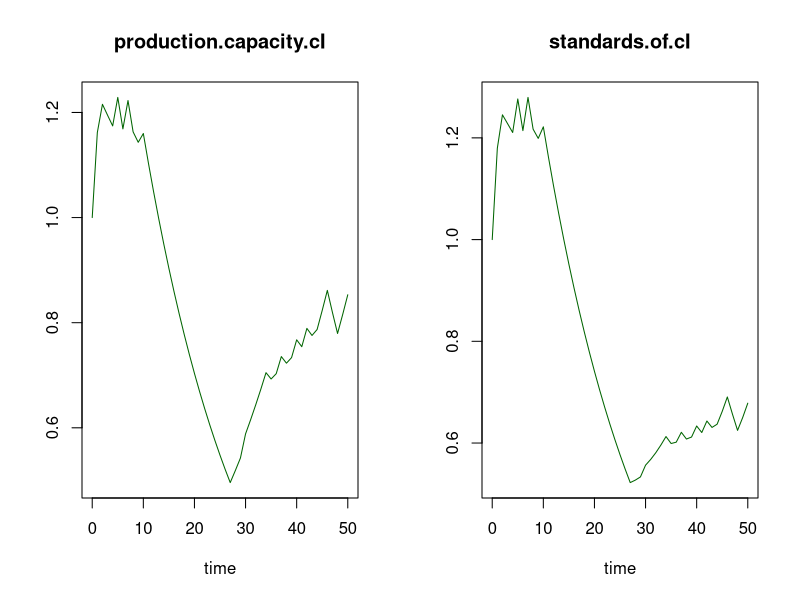
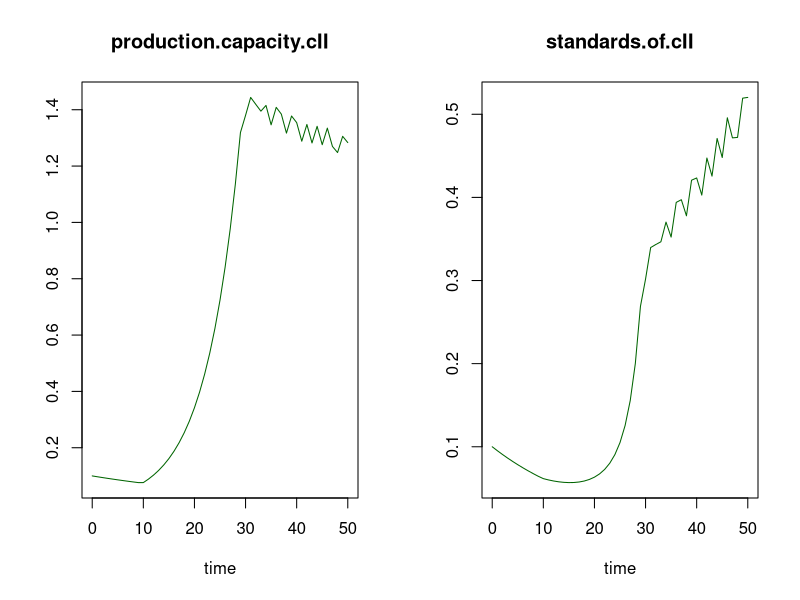
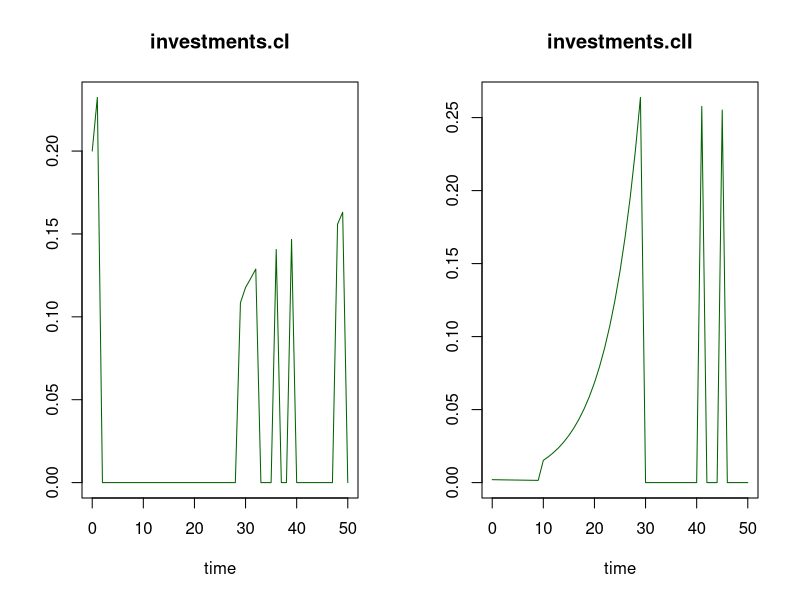
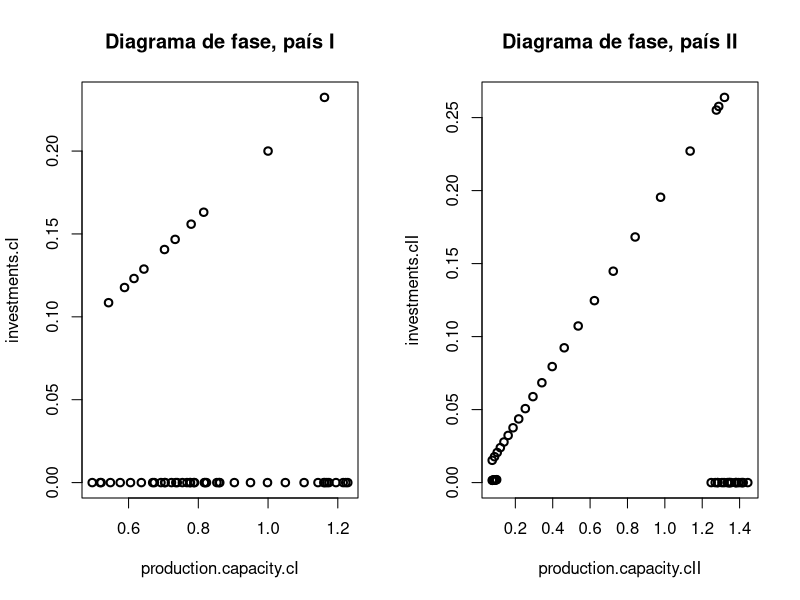
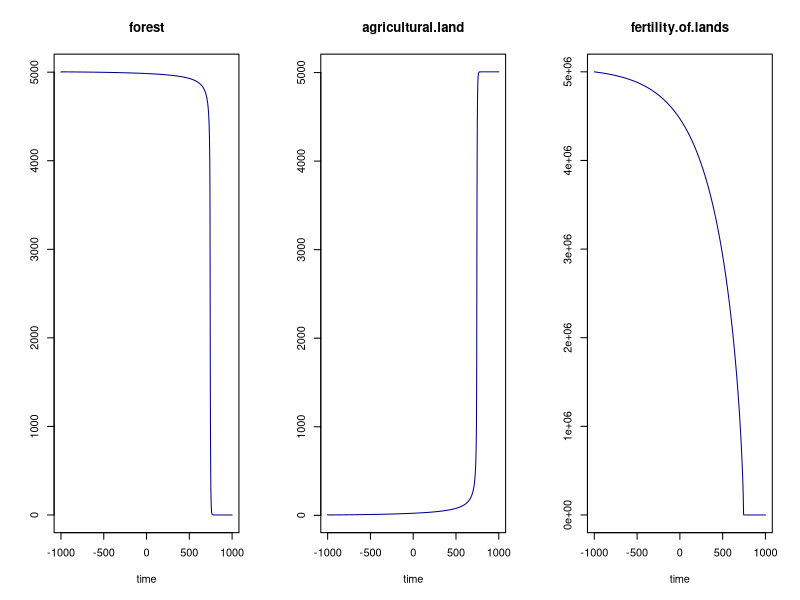
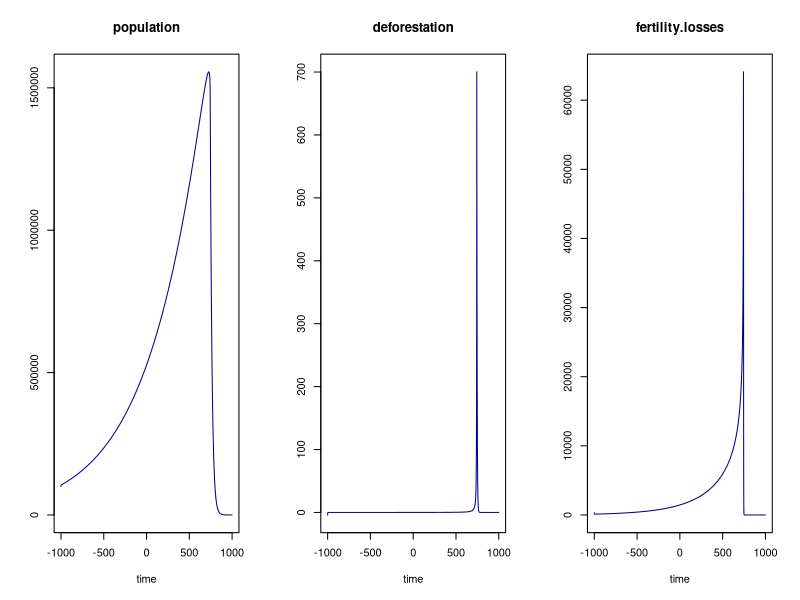
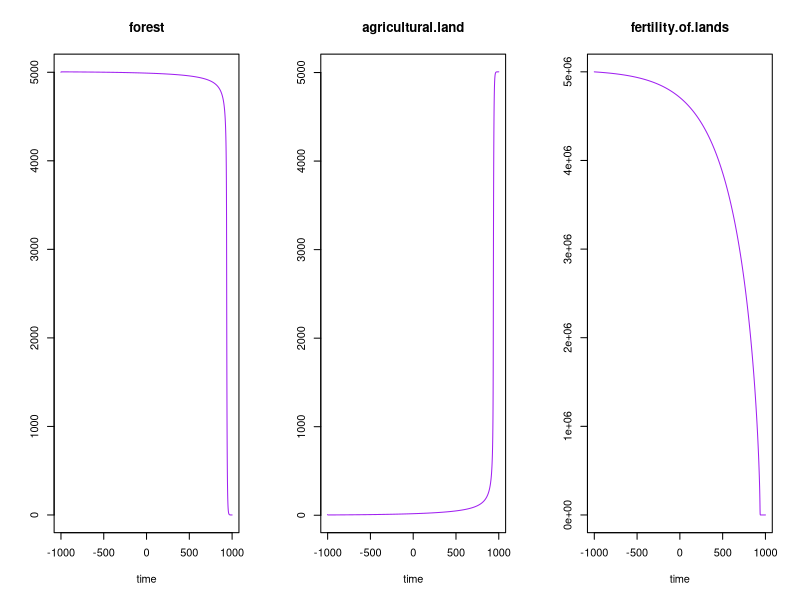
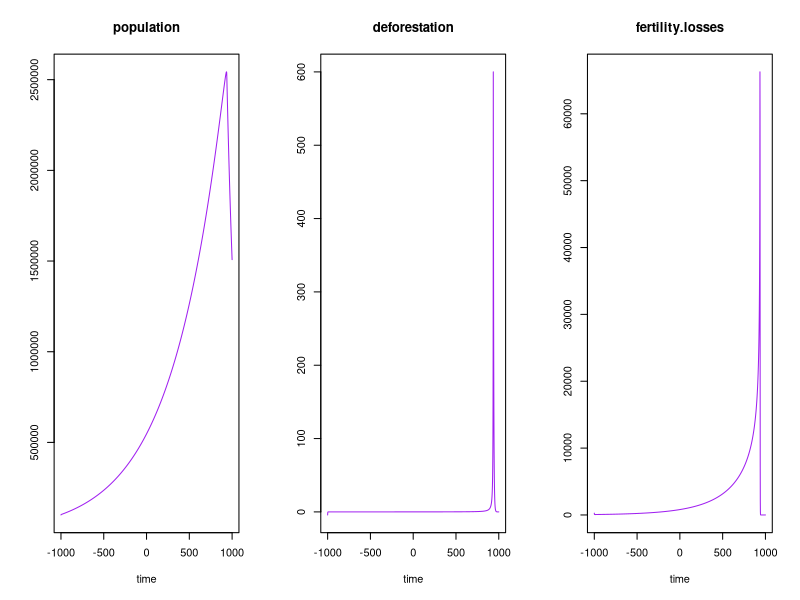

Write the R code that produced these figures, in order.
## ---- chunk 1
knitr::opts_chunk$set(echo = TRUE)
## ---- chunk 2
library("deSolve")

parameters<-c(depreciation.rate.cI=0.05,
              investment.rate.cI=0.1,
              production.rate.cI=1.0,
              market.volume.cI=1.0,
              market.volume.cII=1.0,
              tax.rate.cI=0.2,
              resource.costs.cI= 1.0,
              standard.factor.cI= 1.0,
              deterioration.rate.cI=0.05,
              reference.price.cI=5.0,
              
              depreciation.rate.cII=0.05,
              investment.rate.cII=0.1,
              production.rate.cII=1.0,
              market.volume.cII=1.0,
              market.volume.cIII=1.0,
              tax.rate.cII=0.2,
              resource.costs.cII= 1.0,
              standard.factor.cII= 1.0,
              deterioration.rate.cII=0.05,
              reference.price.cII=5.0
              )

Initial.Conditions <- c(production.capacity.cI = 1.0,
                        standards.of.cI=1.0,
                        production.capacity.cII = 0.1,
                        standards.of.cII=0.1
                        )

globalization.and.liberalization<- function(t, state, parameters) {
  with(as.list(c(state,parameters)), {

#País 1
#Variables endógenas
production.costs.cI<-standards.of.cI*standard.factor.cI
product.costs.cI<-resource.costs.cI+production.costs.cI
production.costs.cII<-standards.of.cII*standard.factor.cII
product.costs.cII<-resource.costs.cII+production.costs.cII
product.price.cI<-product.costs.cI*(1+tax.rate.cI)
product.price.cII<-product.costs.cII*(1+tax.rate.cII)
customs.duties.raised.by.cI<-ifelse(t<10,0.5,0)
subsidy.cII<-ifelse(t<10,0,0)
customs.duties.raised.by.cII<-ifelse(t<10,0,0)
subsidy.cI<-ifelse(t<10,0.75,0)
price.of.cII.products.in.cI<-product.price.cII*(1-subsidy.cII+customs.duties.raised.by.cI)
price.of.cI.products.in.cII<-product.price.cI*(1-subsidy.cI+customs.duties.raised.by.cII)
supply.cI<-production.capacity.cI*1*production.rate.cI
price.ratio.of.domestic.versus.imported.products.in.cI<-product.price.cI/price.of.cII.products.in.cI
price.ratio.of.domestic.versus.imported.products.in.cII<-product.price.cII/price.of.cI.products.in.cII
percentage.purchased.by.cI.from.cI<-approx(c(0.0,0.5,1.0,1.5,2.0,5.0),
                                            c(1.0,1.0,0.5,0.0,0.0,0.0), 
                                            xout=price.ratio.of.domestic.versus.imported.products.in.cI)$y
percentage.purchased.by.cII.from.cII<- approx(c(0.0,0.5,1.0,1.5,2.0,5.0),
                                            c(1.0,1.0,0.5,0.0,0.0,0.0), 
                                            xout=price.ratio.of.domestic.versus.imported.products.in.cII)$y
demand.for.products.from.cI<-percentage.purchased.by.cI.from.cI*market.volume.cI+market.volume.cII*(1-percentage.purchased.by.cII.from.cII)
surplus.cI<-supply.cI-demand.for.products.from.cI
investment.factor.cI<-2
investment.function.cI<-ifelse(t<10,2,investment.factor.cI)
investments.cI<-ifelse(surplus.cI<=0, investment.rate.cI*production.capacity.cI*investment.function.cI, 0)
progress.factor.cI<-2
progress.function.cI<-ifelse(t<10,2,progress.factor.cI)
investments.in.progress.cI<-investments.cI*progress.function.cI
progress.cI<-standards.of.cI*investments.in.progress.cI*(1-product.price.cI/reference.price.cI)

#Variables de flujo
depreciation.cI<-depreciation.rate.cI*production.capacity.cI
deterioration.cI<-standards.of.cI*deterioration.rate.cI

#Variables de estado
dproduction.capacity.cI<-investments.cI-depreciation.cI #porcentaje
dstandards.of.cI<-progress.cI-deterioration.cI

#País 2
#Variables endógenas

supply.cII<-production.capacity.cII*1*production.rate.cII
product.price.cII<-product.costs.cII*(1+tax.rate.cII)
demand.for.products.from.cII<-percentage.purchased.by.cII.from.cII*market.volume.cII+market.volume.cI*(1-percentage.purchased.by.cI.from.cI)
surplus.cII<-supply.cII-demand.for.products.from.cII
investment.factor.cII<-2
investment.function.cII<-ifelse(t<10,0.2,2)
investments.cII<-ifelse(surplus.cII<=0, investment.rate.cII*production.capacity.cII*investment.function.cII, 0)
progress.factor.cII<-2
progress.function.cII<-ifelse(t<10,1,2)
investments.in.progress.cII<-investments.cII*progress.function.cII
progress.cII<-standards.of.cII*investments.in.progress.cII*(1-product.price.cII/reference.price.cII)

#Variables de flujo
depreciation.cII<-depreciation.rate.cII*production.capacity.cII
deterioration.cII<-standards.of.cII*deterioration.rate.cII

#Variables de estado
dproduction.capacity.cII<-investments.cII-depreciation.cII #porcentaje
dstandards.of.cII<-progress.cII-deterioration.cII

list(c(dproduction.capacity.cI,dstandards.of.cI,dproduction.capacity.cII,dstandards.of.cII), investments.cI=investments.cI, investments.cII=investments.cII)
})
}

times<-seq(0, #tiempo inicial
          50, #tiempo final
          1)#número de repeticiones

intg.method<-c("rk4")

out <- ode(y = Initial.Conditions,
           times = times,
           func = globalization.and.liberalization,
           parms = parameters,
           method =intg.method)
## ---- chunk 3
plot(out, mfrow = c(1, 2), col = c("darkgreen"))
## ---- chunk 4
plot(out[,"production.capacity.cI"], out[,"investments.cI"], xlab="production.capacity.cI", ylab = "investments.cI", type = "p", lwd = 2, main="Diagrama de fase, país I")
## ---- chunk 5
plot(out[,"production.capacity.cII"], out[,"investments.cII"], xlab="production.capacity.cII", ylab = "investments.cII", type = "p", lwd = 2, main="Diagrama de fase, país II")
## ---- chunk 6
collapse.of.civilizations<- function(t, state, parameters) {
  with(as.list(c(state,parameters)), {

#Variables endógenas
food.produced<-fertility.of.lands*agricultural.land
demand.for.food<-consumed.food.per.person*population
gap<-demand.for.food-food.produced

#Variables de flujo
deforestation<-min(gap/max(fertility.of.lands,1),forest/4)/intensity
fertility.losses<-fertility.of.lands*min(2,(agricultural.land/forest)^1.5)/intensity
natural.population.increase<-population*natural.increase.rate
emigration<-(gap/consumed.food.per.person)*emigration.ratio

#Variables de estado
dagricultural.land<- deforestation
dforest<- -1*deforestation
dfertility.of.lands<- -1*fertility.losses
dpopulation<-natural.population.increase-emigration


list(c(dforest, dagricultural.land, dfertility.of.lands, dpopulation), deforestation=deforestation, fertility.losses=fertility.losses)
  })
}

parameters2<-c(intensity=1,
              emigration.ratio=0.05,
              consumed.food.per.person=200, #kg por persona por año
              natural.increase.rate=(2^(1/408)-1))

InitialConditions2 <- c(forest = 5000,
                      agricultural.land=8,
                      fertility.of.lands=5000000,
                      population=100000)

times2 <- seq(-1000, #tiempo inicial
             1000, #tiempo final
             1) #lapso de tiempo

intg.method<-c("rk4")

#Simulate model

out2 <- ode(y = InitialConditions2,
           times = times2,
           func = collapse.of.civilizations,
           parms = parameters2,
           method =intg.method )
## ---- chunk 7
plot(out2, mfrow = c(1, 3), col = c("darkblue"))
## ---- chunk 8
collapse.of.civilizations2<- function(t, state, parameters) {
  with(as.list(c(state,parameters)), {

#Variables endogenas
food.produced<-fertility.of.lands*agricultural.land
demand.for.food<-consumed.food.per.person*population
gap<-demand.for.food-food.produced

#Variables de flujo
deforestation<-min(gap/max(fertility.of.lands,1),forest/4)/intensity
fertility.losses<-fertility.of.lands*min(2,(agricultural.land/forest)^1.5)/intensity
natural.population.increase<-population*natural.increase.rate
emigration<-(gap/consumed.food.per.person)*emigration.ratio

#Variables de stock
dagricultural.land<- deforestation
dforest<- -1*deforestation
dfertility.of.lands<- -1*fertility.losses
dpopulation<-natural.population.increase-emigration


list(c(dforest, dagricultural.land, dfertility.of.lands, dpopulation), deforestation=deforestation, fertility.losses=fertility.losses)
  })
}

parameters3<-c(intensity=1.2,
              emigration.ratio=0.01,
              consumed.food.per.person=150, #kg per person per year
              natural.increase.rate=(2^(1/408)-1))

InitialConditions3 <- c(forest = 5000,
                      agricultural.land=8,
                      fertility.of.lands=5000000,
                      population=100000)

times3 <- seq(-1000, #tiempo inicial
             1000, #tiempo final
             1) #lapso de tiempo

intg.method<-c("rk4")

#Simulate model

out3 <- ode(y = InitialConditions3,
           times = times3,
           func = collapse.of.civilizations2,
           parms = parameters3,
           method =intg.method )

plot(out3, mfrow = c(1, 3), col = c("purple"))
## ---- chunk 9
collapse.of.civilizations3<- function(t, state, parameters) {
  with(as.list(c(state,parameters)), {

#Variables endogenas
food.produced<-fertility.of.lands*agricultural.land
demand.for.food<-consumed.food.per.person*population
gap<-demand.for.food-food.produced

#Variables de flujo
deforestation<-min(gap/max(fertility.of.lands,1),forest/4)/intensity
fertility.losses<-fertility.of.lands*min(2,(agricultural.land/forest)^1.5)/intensity
natural.population.increase<-population*natural.increase.rate
emigration<-(gap/consumed.food.per.person)*emigration.ratio

#Variables de estado
dagricultural.land<- deforestation
dforest<- -1*deforestation
dfertility.of.lands<- -1*fertility.losses
dpopulation<-natural.population.increase-emigration


list(c(dforest, dagricultural.land, dfertility.of.lands, dpopulation), deforestation=deforestation, fertility.losses=fertility.losses)
  })
}

parameters4<-c(intensity=1.2,
              emigration.ratio=0.01,
              consumed.food.per.person=100, #kg per person per year
              natural.increase.rate=(2^(1/408)-1))

parameters5<-c(intensity=1.3,
              emigration.ratio=0.02,
              consumed.food.per.person=150, #kg per person per year
              natural.increase.rate=(2^(1/408)-1))

parameters6<-c(intensity=1.4,
              emigration.ratio=0.03,
              consumed.food.per.person=200, #kg per person per year
              natural.increase.rate=(2^(1/408)-1))

InitialConditions4 <- c(forest = 5000,
                      agricultural.land=8,
                      fertility.of.lands=5000000,
                      population=100000)

times4 <- seq(-1000, #tiempo inicial
             2000, #tiempo final
             1) #lapso de tiempo

intg.method<-c("rk4")

#Modelo

out4 <- ode(y = InitialConditions4,
           times = times4,
           func = collapse.of.civilizations3,
           parms = parameters4,
           method =intg.method )

out5 <- ode(y = InitialConditions4,
           times = times4,
           func = collapse.of.civilizations3,
           parms = parameters5,
           method =intg.method )

out6 <- ode(y = InitialConditions4,
           times = times4,
           func = collapse.of.civilizations3,
           parms = parameters6,
           method =intg.method )


plot(out4, out4, out5, mfrow = c(1, 3), col = c("green", "red", "blue"))
## ---- chunk 10
collapse.of.civilizations4<- function(t, state, parameters) {
  with(as.list(c(state,parameters)), {

#Variables Endogenas
food.produced<-fertility.of.lands*agricultural.land
demand.for.food<-consumed.food.per.person*population
gap<-demand.for.food-food.produced

#Variables de flujo
deforestation<-min(gap/max(fertility.of.lands,1),forest/4)/intensity
fertility.losses<-fertility.of.lands*min(2,(agricultural.land/forest)^1.5)/intensity
natural.population.increase<-population*natural.increase.rate
emigration<-(gap/consumed.food.per.person)*emigration.ratio

#Variables de Estao
dagricultural.land<- deforestation
dforest<- -1*deforestation
dfertility.of.lands<- -1*fertility.losses
dpopulation<-natural.population.increase-emigration


list(c(dforest, dagricultural.land, dfertility.of.lands, dpopulation), deforestation=deforestation, fertility.losses=fertility.losses)
  })
}

collapse.of.civilizations5<- function(t, state, parameters) {
  with(as.list(c(state,parameters)), {

#Variables endogenas
food.produced<-fertility.of.lands*agricultural.land
demand.for.food<-consumed.food.per.person*population
gap<-demand.for.food-food.produced

#Variables de flujo
deforestation<-min(gap/max(fertility.of.lands,1),forest/4)/intensity
fertility.losses<-fertility.of.lands*min(2,(agricultural.land/forest)^1.5)/intensity
natural.population.increase<-population*natural.increase.rate
emigration<-(gap/consumed.food.per.person)*emigration.ratio
fertility.recuperation<-0.6*fertility.losses

#Variables de Estado
dagricultural.land<- deforestation
dforest<- -1*deforestation
dfertility.of.lands<- -0.5*fertility.losses+fertility.recuperation
dpopulation<-natural.population.increase-emigration


list(c(dforest, dagricultural.land, dfertility.of.lands, dpopulation), deforestation=deforestation, fertility.losses=fertility.losses)
  })
}

parameters7<-c(intensity=1.2,
              emigration.ratio=0.01,
              consumed.food.per.person=100, #kg per person per year
              natural.increase.rate=(2^(1/408)-1))

InitialConditions5 <- c(forest = 5000,
                      agricultural.land=8,
                      fertility.of.lands=5000000,
                      population=100000)

times5 <- seq(-1000, #initial time
             5000, #end of simulation
             1) #time step

intg.method<-c("rk4")

#Modelo

out7 <- ode(y = InitialConditions5,
           times = times5,
           func = collapse.of.civilizations4,
           parms = parameters7,
           method =intg.method )

out8 <- ode(y = InitialConditions5,
           times = times5,
           func = collapse.of.civilizations5,
           parms = parameters7,
           method =intg.method )

plot(out7, out8, mfrow = c(1, 3), col = c("darkgreen", "purple"))
## ---- chunk 11
collapse.of.civilizations5<- function(t, state, parameters) {
  with(as.list(c(state,parameters)), {

#Variables endogenas
food.produced<-fertility.of.lands*agricultural.land
demand.for.food<-consumed.food.per.person*population
gap<-demand.for.food-food.produced

#Variables de flujo
deforestation<-min(gap/max(fertility.of.lands,1),forest/4)/intensity
fertility.losses<-fertility.of.lands*min(2,(agricultural.land/forest)^1.5)/intensity
natural.population.increase<-population*natural.increase.rate
emigration<-(gap/consumed.food.per.person)*emigration.ratio

#Variables de Estado
dagricultural.land<- deforestation
dforest<- -1*deforestation
dfertility.of.lands<- -1*fertility.losses
dpopulation<-natural.population.increase-emigration


list(c(dforest, dagricultural.land, dfertility.of.lands, dpopulation), deforestation=deforestation, fertility.losses=fertility.losses)
  })
}

collapse.of.civilizations6<- function(t, state, parameters) {
  with(as.list(c(state,parameters)), {

#Variables Endogenas
food.produced<-fertility.of.lands*agricultural.land
demand.for.food<-consumed.food.per.person*population
gap<-demand.for.food-food.produced

#Variables de flujo
deforestation<-min(gap/max(fertility.of.lands,1),forest/4)/intensity
fertility.losses<-fertility.of.lands*min(2,(agricultural.land/forest)^1.5)/intensity
natural.population.increase<-population*natural.increase.rate
emigration<-(gap/consumed.food.per.person)*emigration.ratio
fertility.recuperation<-0.5*fertility.losses

#Variables de Estado
dagricultural.land<- deforestation
dforest<- -1*deforestation
dfertility.of.lands<- -0.5*fertility.losses+fertility.recuperation
dpopulation<-natural.population.increase-emigration


list(c(dforest, dagricultural.land, dfertility.of.lands, dpopulation), deforestation=deforestation, fertility.losses=fertility.losses)
  })
}

parameters8<-c(intensity=1.2,
              emigration.ratio=0.01,
              consumed.food.per.person=100, #kg per person per year
              natural.increase.rate=(2^(1/408)-1))

InitialConditions8 <- c(forest = 5000,
                      agricultural.land=8,
                      fertility.of.lands=5000000,
                      population=100000)

times8 <- seq(-1000, #tiempo inicial
             2000, #tiempo final
             1) #lapso

intg.method<-c("rk4")



out8 <- ode(y = InitialConditions8,
           times = times8,
           func = collapse.of.civilizations5,
           parms = parameters8,
           method =intg.method )

out9 <- ode(y = InitialConditions8,
           times = times8,
           func = collapse.of.civilizations6,
           parms = parameters8,
           method =intg.method )

plot(out8, out9, mfrow = c(1, 3), col = c("blue", "red"))
## ---- chunk 12
plot(out8[,"population"], out8[,"fertility.losses"], xlab="population", ylab = "fertility.losses", type = "p", lwd = 2)
## ---- chunk 13
plot(out9[,"population"], out8[,"fertility.losses"], xlab="population", ylab = "fertility.losses", type = "p", lwd = 2)
